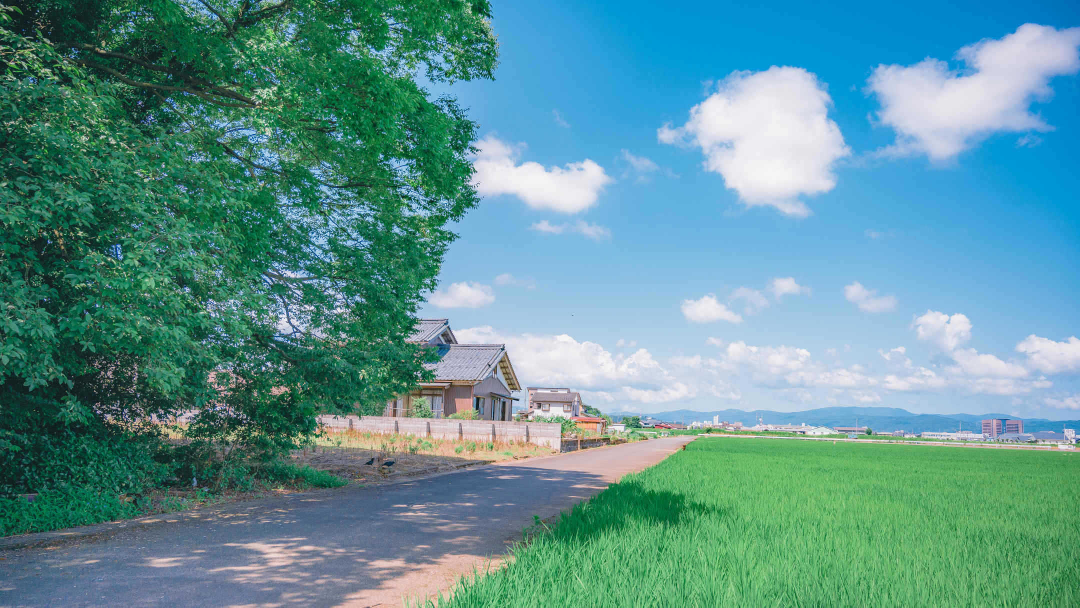
//> input picture 02/image1.jpg, 2160 x 1215 px (shown at 1/2 size)
$ ./dip02-1   (built with g++ and OpenCV 4)
//> lines starting //> are read from the running program, lines starting //| are printed output that depends on the picture
//g++ dip02-1.cpp -std=c++11 `pkg-config --cflags --libs opencv4`
#include <iostream>  //入出力関連ヘッダ
#include <opencv2/opencv.hpp>  //OpenCV関連ヘッダ

using namespace std;
using namespace cv;

int main (int argc, const char* argv[])
{
    //①画像ファイルの読み込み
	Mat sourceImage = imread("image1.jpg", IMREAD_UNCHANGED);  //アルファチャンネルがあってもそのまま読み込んでくれる
//> sourceImage is the input picture: 1215 rows x 2160 cols, CV_8UC3; mean B, G, R 148.6, 147.6, 92.9
    if (sourceImage.data==0) {  //画像ファイルが読み込めなかった場合
        printf("File not found\n");
        exit(0);
    }
    printf("Width=%d, Height=%d\n", sourceImage.cols, sourceImage.rows);
//| Width=2160, Height=1215
    printf("Channel=%d, Depth=%d\n", sourceImage.channels(), sourceImage.depth());
//| Channel=3, Depth=0
    // 画像が大きすぎるので半分にリサイズ resize(入力画像，出力画像，Size(), X拡大率，Y拡大率)
    resize(sourceImage, sourceImage, Size(), 0.25, 0.25);
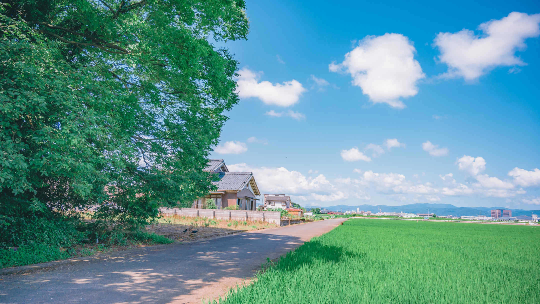
//> sourceImage: 304 rows x 540 cols, CV_8UC3; mean B, G, R 148.7, 147.7, 93
    printf("Width=%d, Height=%d\n", sourceImage.cols, sourceImage.rows);
//| Width=540, Height=304

    //②画像格納用インスタンスの生成
    Mat resultImage = Mat(sourceImage.size(), CV_8UC3);  // sourceImageと同じサイズのカラー画像

    //③ウィンドウの生成と移動
    namedWindow("Source");

    //④画像処理
    // resultImage = sourceImage.clone();  // とりあえず入力画像をそのままコピー（実際は何か処理した結果を格納する）
    // 画像の色変換
    Mat grayImage, hsvImage; // 画像格納用
    // BGR->GRAY (cvtColorは出力画像の配列を自動で確保してくれる）
    cvtColor(sourceImage, grayImage, COLOR_BGR2GRAY);
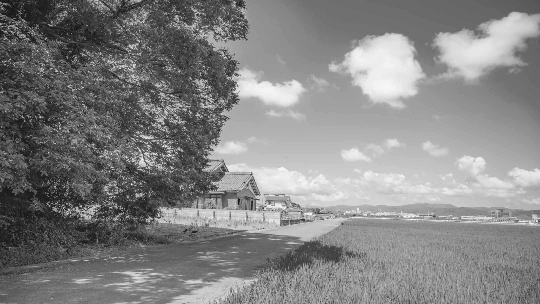
//> grayImage: 304 rows x 540 cols, CV_8UC1; min 15, max 247, mean 131.4
    // BGR->HSV
    cvtColor(sourceImage, hsvImage, COLOR_BGR2HSV);
//> hsvImage: 304 rows x 540 cols, CV_8UC3; mean H, S, V 89.3, 124.4, 166.8
    // H, S, Vをいじってみる
    for (int j = 0; j < hsvImage.rows; j++)
    {
        for (int i = 0; i < hsvImage.cols; i++)
        {
            Vec3b s;                         // sはバイト型（8ビット）3次元ベクトル＝3チャンネル画素値
            s = hsvImage.at<Vec3b>(j, i);    // hsvImageの画素(i, j)の画素値の読み取り
            s[0] = s[0];                        // Hue
            s[1] = s[1]/5;                     // Saturation
            s[2] = s[2];                     // Value
            resultImage.at<Vec3b>(j, i) = s; // resultImageの画素(i, j)に画素値sを代入
        }
    }
//> resultImage: 304 rows x 540 cols, CV_8UC3; mean H, S, V 89.3, 24.5, 166.8
    // HSV->BGR RGB色空間に戻す
    cvtColor(resultImage, resultImage, COLOR_HSV2BGR);
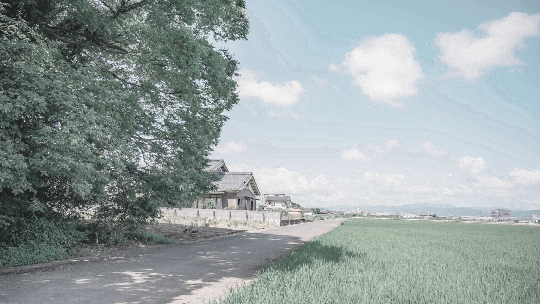
//> resultImage: 304 rows x 540 cols, CV_8UC3; mean B, G, R 163, 162.8, 151.8
    // ⑤ウィンドウへの画像の表示
    cv::imshow("Source", sourceImage);
    // cv::imshow("Gray", grayImage);
    // cv::imshow("HSV", hsvImage);

    //⑤ウィンドウへの画像の表示
    cv::imshow("Source", sourceImage);
    cv::imshow("Result", resultImage);

    //⑥キー入力待ち
    cv::waitKey(0);

    //⑦画像の保存
//> (the run ends here: the program stops with an error, at `imwrite("result.jp", resultImage);`)
